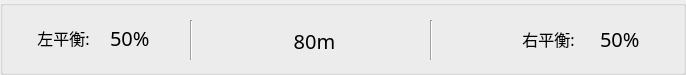
  <widget class="QGroupBox" name="groupBox">
   <property name="geometry">
    <rect>
     <x>640</x>
     <y>900</y>
     <width>686</width>
     <height>75</height>
    </rect>
   </property>
   <property name="title">
    <string/>
   </property>
   <widget class="QLabel" name="label_3">
    <property name="geometry">
     <rect>
      <x>18</x>
      <y>17</y>
      <width>91</width>
      <height>41</height>
     </rect>
    </property>
    <property name="font">
     <font>
      <family>黑体</family>
      <pointsize>12</pointsize>
      <bold>false</bold>
     </font>
    </property>
    <property name="text">
     <string>左平衡:</string>
    </property>
    <property name="alignment">
     <set>Qt::AlignCenter</set>
    </property>
   </widget>
   <widget class="QLabel" name="label_9">
    <property name="geometry">
     <rect>
      <x>110</x>
      <y>17</y>
      <width>69</width>
      <height>41</height>
     </rect>
    </property>
    <property name="font">
     <font>
      <family>黑体</family>
      <pointsize>15</pointsize>
      <bold>false</bold>
     </font>
    </property>
    <property name="text">
     <string>50%</string>
    </property>
   </widget>
   <widget class="QLabel" name="label_10">
    <property name="geometry">
     <rect>
      <x>600</x>
      <y>18</y>
      <width>69</width>
      <height>41</height>
     </rect>
    </property>
    <property name="font">
     <font>
      <family>黑体</family>
      <pointsize>15</pointsize>
      <bold>false</bold>
     </font>
    </property>
    <property name="text">
     <string>50%</string>
    </property>
   </widget>
   <widget class="QLabel" name="label_14">
    <property name="geometry">
     <rect>
      <x>498</x>
      <y>18</y>
      <width>101</width>
      <height>41</height>
     </rect>
    </property>
    <property name="font">
     <font>
      <family>黑体</family>
      <pointsize>12</pointsize>
      <bold>false</bold>
     </font>
    </property>
    <property name="text">
     <string>右平衡:</string>
    </property>
    <property name="alignment">
     <set>Qt::AlignCenter</set>
    </property>
   </widget>
   <widget class="Line" name="line_3">
    <property name="geometry">
     <rect>
      <x>190</x>
      <y>20</y>
      <width>3</width>
      <height>40</height>
     </rect>
    </property>
    <property name="orientation">
     <enum>Qt::Vertical</enum>
    </property>
   </widget>
   <widget class="QLabel" name="label_16">
    <property name="geometry">
     <rect>
      <x>280</x>
      <y>20</y>
      <width>69</width>
      <height>41</height>
     </rect>
    </property>
    <property name="font">
     <font>
      <family>黑体</family>
      <pointsize>15</pointsize>
      <bold>false</bold>
     </font>
    </property>
    <property name="text">
     <string>80m</string>
    </property>
    <property name="alignment">
     <set>Qt::AlignCenter</set>
    </property>
   </widget>
   <widget class="Line" name="line_4">
    <property name="geometry">
     <rect>
      <x>430</x>
      <y>20</y>
      <width>3</width>
      <height>40</height>
     </rect>
    </property>
    <property name="orientation">
     <enum>Qt::Vertical</enum>
    </property>
   </widget>
  </widget>
